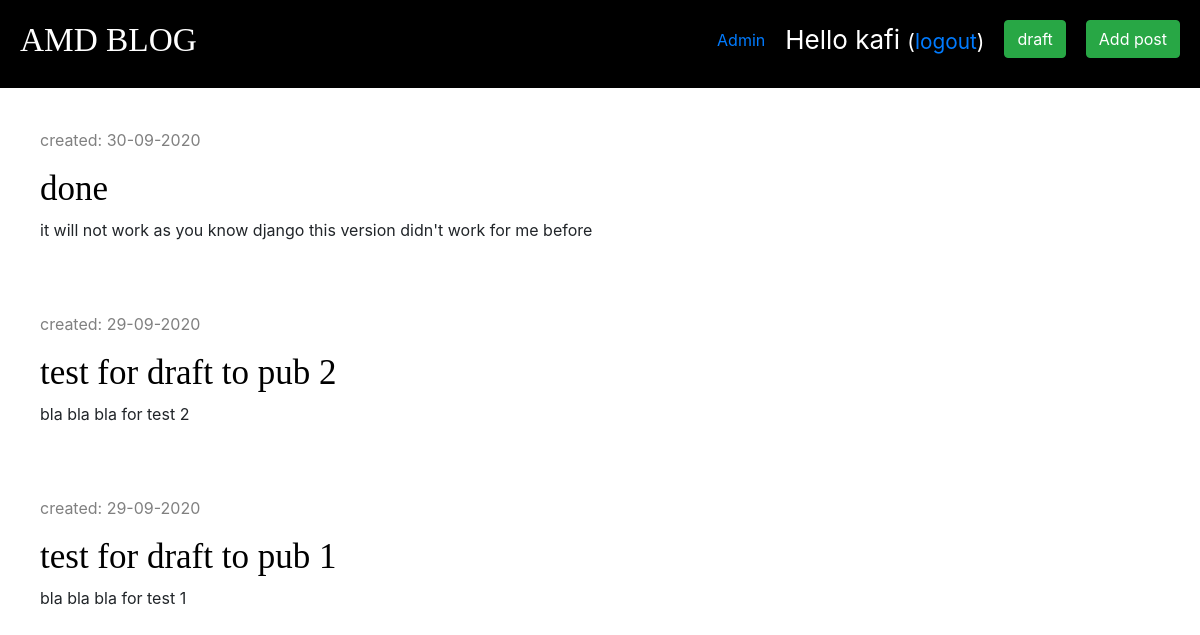
Before: /drafts/ (signed in) with the older database file.
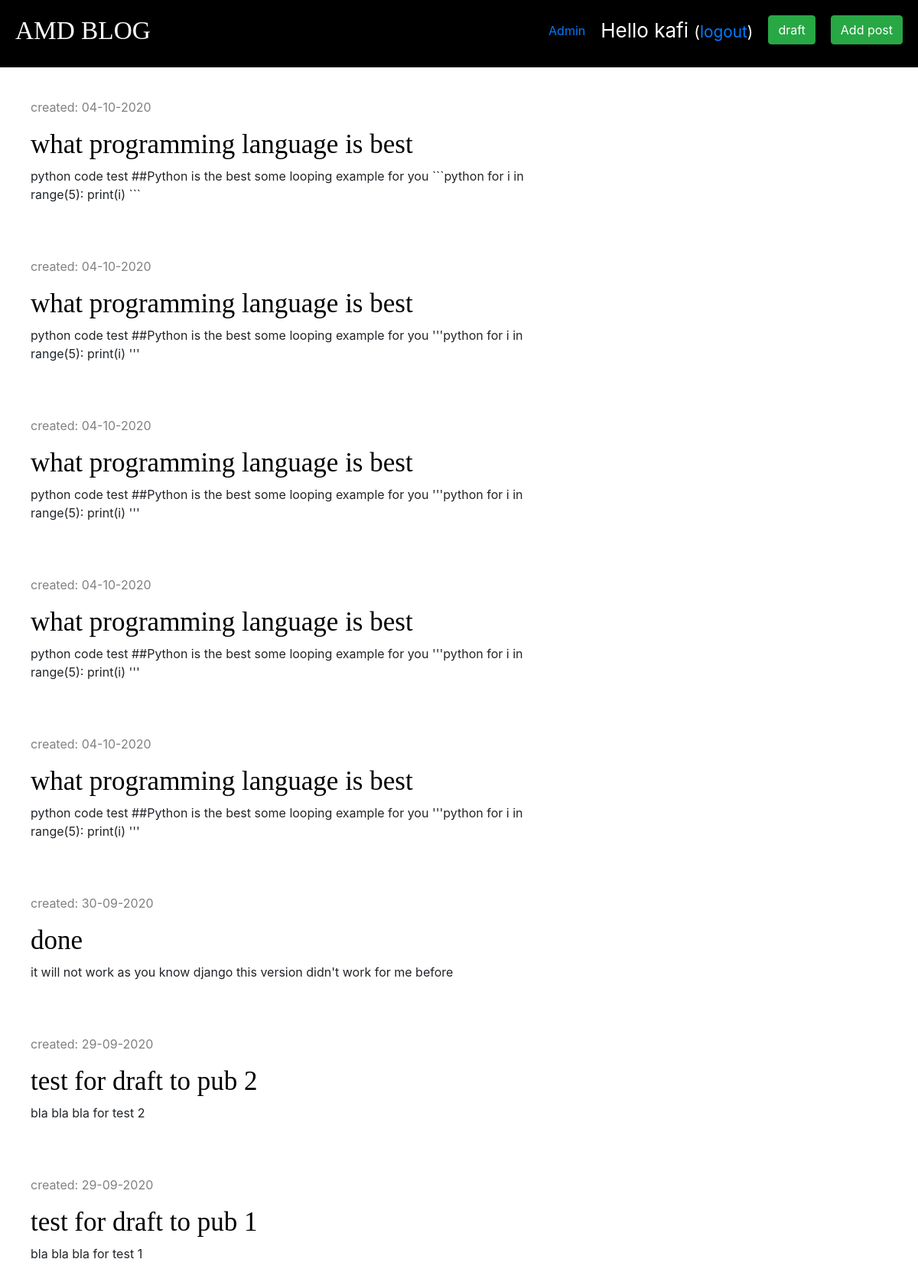
After: the same page with the newer database file.
### blog/models.py (models this page shows, shortened)
class Post(models.Model):
    author = models.ForeignKey('auth.User', on_delete=models.CASCADE)
    title = models.CharField(max_length=200)
    text = models.TextField()
    created_date = models.DateTimeField(default=timezone.now)
    published_date = models.DateTimeField(blank=True, null=True)

### blog/views.py (the view)
# urls.py: path('drafts/', views.post_draft_list, name='post_draft_list'),
@login_required
def post_draft_list(request):
    posts = Post.objects.filter(published_date__isnull=True).order_by('-created_date')
    stuff_for_frontend = {'posts': posts}
    return render(request, 'blog/post_draft_list.html', stuff_for_frontend)

### blog/templates/blog/post_draft_list.html (shortened to what this page needs)
{% extends 'blog/base.html' %}
{% block content %}
    {% for post in posts %}
		<div class="post">
			<p class="date">created: {{ post.created_date|date:'d-m-Y' }}</p>
			<h1><a href="{% url 'post_detail' pk=post.pk %}">{{ post.title }}</a></h1>
			<p>{{ post.text|truncatechars:200 }}</p>
		</div>
	{% endfor %}
{% endblock content %}

### blog/templates/blog/base.html (shortened to what this page needs)
{% load staticfiles %}
<html lang="en">
<head>
    <link rel="stylesheet" href="https://stackpath.bootstrapcdn.com/bootstrap/4.5.2/css/bootstrap.min.css">
    <link rel="stylesheet" href="{% static "css/blog.css" %}">
    <link rel="stylesheet" href="//use.fontawesome.com/releases/v5.0.7/css/all.css">
    <link rel="stylesheet" href="{% static "css/zenburn.css" %}">
</head>
<body>
    <div class="page-header">
        {% if user.is_authenticated %}
        <div class="new-post-button">
            <a href="post/new"><button class="btn btn-success">Add post</button></a>
        </div>
        <div class="post-draft-button">
            <a href="drafts/"><button class="btn btn-success">draft</button></a>
        </div>
        <class class="top_menu">
            <p class="top_menu_name">Hello {{ user.username }} <small>(<a href="{% url 'logout' %}">logout</a>)</small></p>
        </class>
        {% if user.is_superuser %}
            <div class="admin">
                <a href="/admin">Admin</a>
            </div>
        {% endif %}
        {% else %}
            <div class="login-button">
                <a href="accounts/login"><button class="fas fa-sign-in-alt fa-2x"></button></a>
            </div>
        {% endif %}
        <h1><a href="/">AMD BLOG</a></h1>
    </div>
    <div class="content-container">
        <div class="row">
            <div class="col-md-7">
                {% block content %}
                {% endblock %}
            </div>
        </div>
    </div>
</body>
</html>

### blog/static/css/blog.css (style rules this page uses)
.page-header { background-color: black; margin-top: 0; padding: 20px 20px 20px 20px; }
.page-header h1 a { color: white; font-size: 25pt; text-decoration: none; }
.content-container { margin-left: 40px; margin-top: 40px; }
h1, h2, h3, h4 { font-family: 'Tinos', serif; font-size: 35px; }
.date { color: grey; }
.post { margin-bottom: 70px; }
.post h1 a { color: black; }
.post-draft-button { float: right; }
.new-post-button, .login-button { float: right; margin-left: 20px; }
.top_menu { float: right; color: white; margin-right: 20px; font-size: 26px; }
.admin { margin-right: 20px; margin-top: 8px; float: right; }

Changed rows visible on the page:
added Post: created_date "04-10-2020", title "what programming language is best", text "python code test ##Python is the best some looping example for you ```python for i in range(5): print(i) ```"
added Post: created_date "04-10-2020", title "what programming language is best", text "python code test ##Python is the best some looping example for you '''python for i in range(5): print(i) '''"
added Post: created_date "04-10-2020", title "what programming language is best", text "python code test ##Python is the best some looping example for you '''python for i in range(5): print(i) '''"
added Post: created_date "04-10-2020", title "what programming language is best", text "python code test ##Python is the best some looping example for you '''python for i in range(5): print(i) '''"
added Post: created_date "04-10-2020", title "what programming language is best", text "python code test ##Python is the best some looping example for you '''python for i in range(5): print(i) '''"
